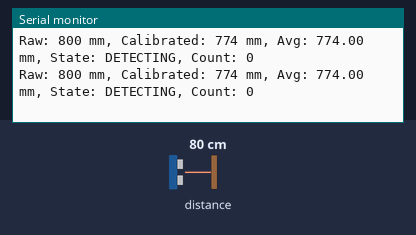
Bench run of a sketch on a simulated ESP32. On the bench: the last lines printed to the serial monitor. Inputs (shaded band) come from the test bench; at power-on: distance to the obstacle 80 cm. WiFi joins after 1.5 s; servers stay silent unless stated; no MQTT or app messages arrive unless stated.

Above: at 2.8 s.
2.9 s: distance to the obstacle set to 2 cm
At 3.9 s:
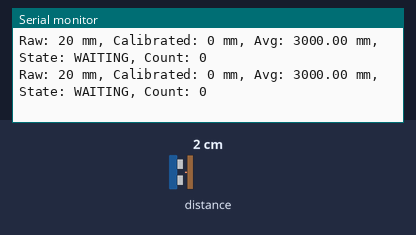
4.4 s: distance to the obstacle set to 4 cm
At 5.1 s:
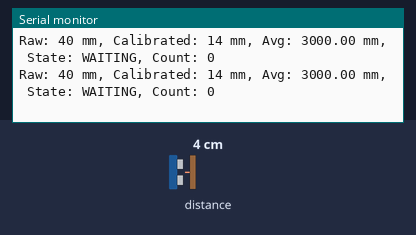
Timing chart, 0 to 7.4 s (numbered marks = the images above; inputs shaded):
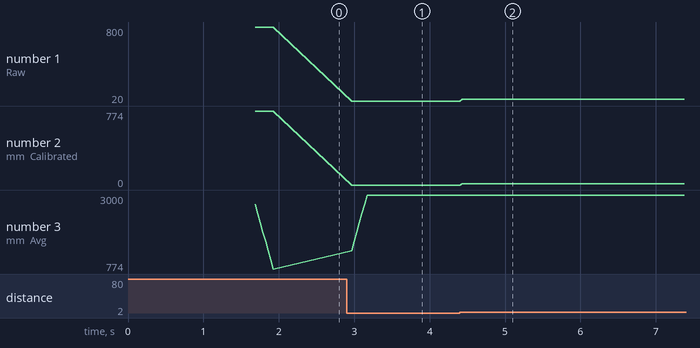

The sketch:

node2.ino
```cpp
#include <Wire.h>
#include <VL53L0X.h>
#include <WiFi.h>
#include <PubSubClient.h>
#include <Arduino.h>

const char* wifiSSID = "Orange-6432-2.4GHz";
const char* wifiPassword = "hq3m6inREYi";
const char* mqttServer = "192.168.1.102";
const int mqttPort = 1883;
const char* mqttTopic = "vehicle/counter";
const char* nodeID = "node2";

WiFiClient espClient;
PubSubClient mqttClient(espClient);

// Detection parameters
#define DETECTION_THRESHOLD_MAX 2000 // Max detection distance in mm (2 m)
#define DETECTION_THRESHOLD_MIN 200  // Min detection distance in mm (ignore close noise)
#define MIN_DETECTION_TIME 50        // Min detection time in ms to validate a vehicle
#define DEBOUNCE_TIME 200            // Debounce time in ms to prevent double counting
#define MOVING_AVERAGE_SIZE 8        // Number of readings for moving average
#define NO_TARGET_DISTANCE 3000      // Distance for no target (mm)
#define DETECTION_TIMEOUT 1000       // Timeout for DETECTING state (ms)

// Sensor object
VL53L0X sensor;

// Global variables
unsigned long lastDetectionTime = 0;   // Time of last detection
unsigned long vehicleCount = 0;        // Vehicle counter
float distanceBuffer[MOVING_AVERAGE_SIZE]; // Buffer for moving average
int bufferIndex = 0;
bool bufferFilled = false;

// Hardcoded offset after manual calibration (in mm)
const int offsetCalibration = -26;

enum DetectionState {
  WAITING,
  DETECTING,
  COUNTED
};

DetectionState state = WAITING;
float lastAvgDistance = NO_TARGET_DISTANCE;

void connectWiFi() {
  Serial.print(F("Wi-Fi: "));
  WiFi.begin(wifiSSID, wifiPassword);
  uint32_t start = millis();
  while (WiFi.status() != WL_CONNECTED && millis() - start < 10000) {
    delay(500);
    Serial.print(F("."));
  }
  Serial.println(WiFi.status() == WL_CONNECTED ? F(" Connected") : F(" Failed"));
}

void connectMQTT() {
  if (WiFi.status() != WL_CONNECTED) connectWiFi();
  if (WiFi.status() == WL_CONNECTED) {
    mqttClient.setServer(mqttServer, mqttPort);
    //mqttClient.setWill("vehicle/status/node2", "offline", true, 1);  // LWT setup
    Serial.print(F("MQTT: "));
    if (mqttClient.connect("ESP32_VL53L0X_node2")) {
      Serial.println(F("Connected"));
      mqttClient.publish("vehicle/status/node2", "online", true);   // Publish online status
    } else {
      Serial.println(F("Failed"));
    }
  }
}

void setup() {
  // Initialize serial communication
  Serial.begin(115200);
  delay(100); // Ensure Serial is ready

  connectWiFi();

  // Initialize I2C
  Wire.begin();
  Wire.setClock(400000); // I2C at 400 kHz (fast mode)

  // Initialize sensor
  sensor.setTimeout(500);
  if (!sensor.init()) {
    Serial.println("Error: Failed to initialize VL53L0X");
    while (1);
  }

  // Configure for high-speed mode (supports 40 km/h)
  sensor.setSignalRateLimit(0.25);
  sensor.setVcselPulsePeriod(VL53L0X::VcselPeriodPreRange, 12);
  sensor.setVcselPulsePeriod(VL53L0X::VcselPeriodFinalRange, 8);
  sensor.setMeasurementTimingBudget(20000); // 20 ms for high-speed mode

  connectMQTT();


  // Initialize distance buffer
  for (int i = 0; i < MOVING_AVERAGE_SIZE; i++) {
    distanceBuffer[i] = NO_TARGET_DISTANCE;
  }

  // Start continuous ranging
  sensor.startContinuous(20); // 20 ms interval
  Serial.println("Sensor ready");
}

void loop() {
  if (!mqttClient.connected() && WiFi.status() == WL_CONNECTED) connectMQTT();
  mqttClient.loop();

  // Read distance
  uint16_t rawDistance = sensor.readRangeContinuousMillimeters();
  if (sensor.timeoutOccurred()) {
    Serial.println("Error: Read timeout");
    return;
  }

  // Apply hardcoded offset to raw distance
  int16_t distance = rawDistance + offsetCalibration;  // Using the hardcoded offset
  if (distance < 0) distance = 0;
  if (rawDistance > 8000) distance = NO_TARGET_DISTANCE; // No target detected

  // Update moving average
  if (distance > DETECTION_THRESHOLD_MIN && distance < 4000) {
    distanceBuffer[bufferIndex] = distance;
  } else {
    distanceBuffer[bufferIndex] = NO_TARGET_DISTANCE; // Use no-target distance
  }
  bufferIndex = (bufferIndex + 1) % MOVING_AVERAGE_SIZE;
  if (bufferIndex == 0) bufferFilled = true;

  // Calculate moving average
  float avgDistance = 0;
  for (int i = 0; i < MOVING_AVERAGE_SIZE; i++) {
    avgDistance += distanceBuffer[i];
  }
  avgDistance /= MOVING_AVERAGE_SIZE;

  // Debug output
  Serial.print("Raw: ");
  Serial.print(rawDistance);
  Serial.print(" mm, Calibrated: ");
  Serial.print(distance);
  Serial.print(" mm, Avg: ");
  Serial.print(avgDistance);
  Serial.print(" mm, State: ");
  switch (state) {
    case WAITING: Serial.print("WAITING"); break;
    case DETECTING: Serial.print("DETECTING"); break;
    case COUNTED: Serial.print("COUNTED"); break;
  }
  Serial.print(", Count: ");
  Serial.println(vehicleCount);

  // State machine
  if (bufferFilled) {
    unsigned long currentTime = millis();

    switch (state) {
      case WAITING:
        // Only enter DETECTING if no object is present (or previous object has left)
        if (avgDistance < DETECTION_THRESHOLD_MAX && avgDistance > DETECTION_THRESHOLD_MIN &&
            lastAvgDistance >= DETECTION_THRESHOLD_MAX) {
          state = DETECTING;
          lastDetectionTime = currentTime;
          Serial.println("Object detected!");
        }
        break;

      case DETECTING:
        if (avgDistance >= DETECTION_THRESHOLD_MAX) {
          // Object has left; count if minimum time is met
          if (currentTime - lastDetectionTime >= MIN_DETECTION_TIME) {
            vehicleCount++;
            Serial.print("Vehicle detected! Count: ");
            Serial.println(vehicleCount);
            state = COUNTED;
            // Publish MQTT message
            if (mqttClient.connected()) {
              char message[100];
              snprintf(message, sizeof(message),
                "{\"node\":\"%s\",\"count\":%lu,\"distance\":%.1f,\"timestamp\":%lu}",
                nodeID, vehicleCount, lastAvgDistance, currentTime);
              mqttClient.publish(mqttTopic, message);
              Serial.println("MQTT message published");
            } else {
              Serial.println("MQTT not connected, message not published");
            }
          } else {
            state = WAITING;
          }
        } else if (currentTime - lastDetectionTime > DETECTION_TIMEOUT) {
          // Timeout for stationary object; reset to WAITING without counting
          Serial.println("Stationary object detected, resetting to WAITING");
          state = WAITING;
        }
        break;

      case COUNTED:
        if (currentTime - lastDetectionTime >= DEBOUNCE_TIME) {
          state = WAITING;
        }
        break;
    }

    // Update last average distance for next iteration
    lastAvgDistance = avgDistance;
  }
}
```

Measured:
- after the input at 2.9 s, the serial monitor: prints a new line at once (image 1)
- after the input at 4.4 s, the serial monitor: prints a new line at once (image 2)
- plotted number 1: 800 → 20 after the input at 2.9 s, 20 → 40 after the input at 4.4 s
- plotted number 2: 0 → 14 after the input at 4.4 s
- plotted number 3: 774 → 3000 after the input at 2.9 s
